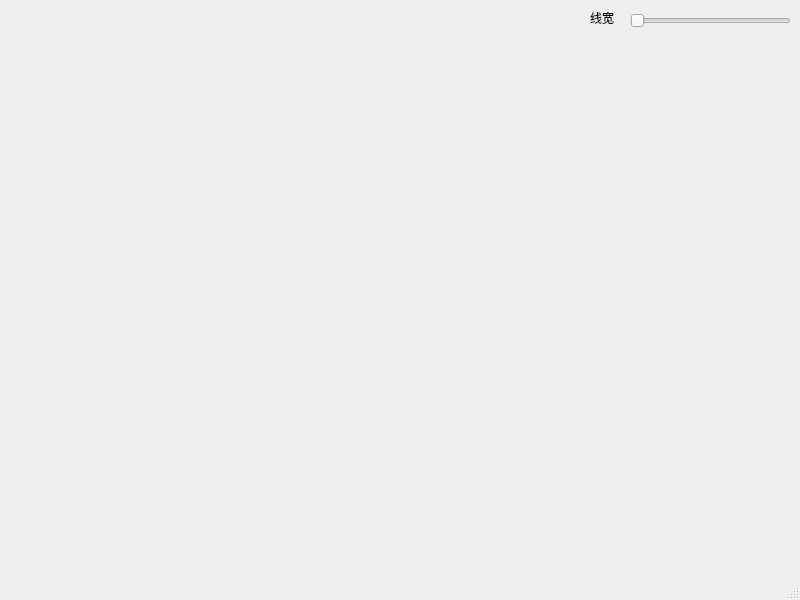
<?xml version="1.0" encoding="UTF-8"?>
<ui version="4.0">
 <class>MainWindow</class>
 <widget class="QMainWindow" name="MainWindow">
  <property name="geometry">
   <rect>
    <x>0</x>
    <y>0</y>
    <width>800</width>
    <height>600</height>
   </rect>
  </property>
  <property name="windowTitle">
   <string>MainWindow</string>
  </property>
  <widget class="QWidget" name="centralwidget">
   <widget class="QSlider" name="slider_line_width">
    <property name="geometry">
     <rect>
      <x>630</x>
      <y>10</y>
      <width>161</width>
      <height>21</height>
     </rect>
    </property>
    <property name="minimum">
     <number>1</number>
    </property>
    <property name="maximum">
     <number>10</number>
    </property>
    <property name="pageStep">
     <number>1</number>
    </property>
    <property name="orientation">
     <enum>Qt::Horizontal</enum>
    </property>
   </widget>
   <widget class="PaintController" name="paintcon" native="true">
    <property name="geometry">
     <rect>
      <x>9</x>
      <y>39</y>
      <width>781</width>
      <height>501</height>
     </rect>
    </property>
    <property name="whatsThis">
     <string>PaintController</string>
    </property>
    <property name="autoFillBackground">
     <bool>true</bool>
    </property>
   </widget>
   <widget class="QLabel" name="label">
    <property name="geometry">
     <rect>
      <x>590</x>
      <y>10</y>
      <width>31</width>
      <height>16</height>
     </rect>
    </property>
    <property name="text">
     <string>线宽</string>
    </property>
   </widget>
  </widget>
  <widget class="QMenuBar" name="menubar">
   <property name="geometry">
    <rect>
     <x>0</x>
     <y>0</y>
     <width>800</width>
     <height>26</height>
    </rect>
   </property>
  </widget>
  <widget class="QStatusBar" name="statusbar"/>
 </widget>
 <customwidgets>
  <customwidget>
   <class>PaintController</class>
   <extends>QWidget</extends>
   <header location="global">paintcontroller.h</header>
   <container>1</container>
  </customwidget>
 </customwidgets>
 <resources/>
 <connections/>
</ui>
